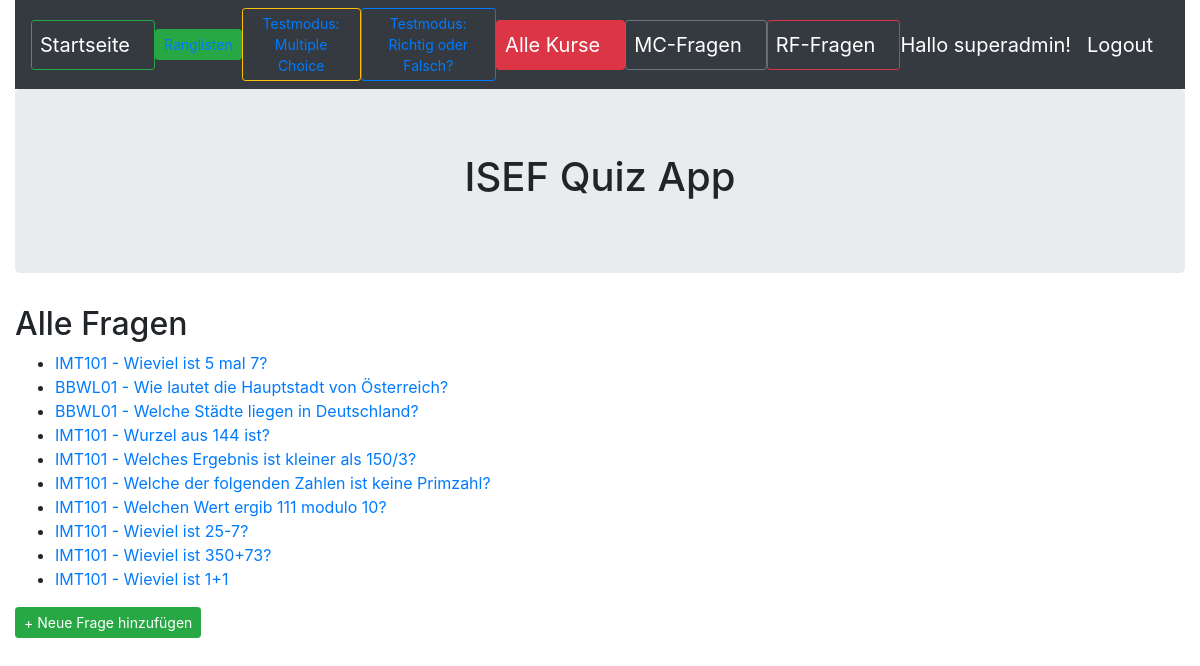
Page /frage (signed in) on the committed database.
### quiz/models.py (models this page shows, shortened)
class Frage(models.Model):
    name = models.CharField(max_length=255,blank=False,help_text='Geben Sie hier die Frage ein')
    kurs = models.ForeignKey(Kurs,null=True,blank=False,on_delete=models.CASCADE,help_text='Wählen Sie den Kurs, welchem die Frage zugewiesen wird')
    antwort1 = models.CharField(max_length=255,blank=False,null=True,help_text='Geben Sie die Antwort1 der Frage ein')
    antwort1richtig = models.BooleanField(default=False,help_text='Geben Sie an ob Antwort1 richtig ist',verbose_name="Antwort1 richtig?")
    antwort2 = models.CharField(max_length=255,blank=False,null=True,help_text='Geben Sie die Antwort2 der Frage ein')
    antwort2richtig = models.BooleanField(default=False,help_text='Geben Sie an ob Antwort2 richtig ist',verbose_name="Antwort2 richtig?")
    antwort3 = models.CharField(max_length=255,blank=True,null=True,help_text='Geben Sie die Antwort3 der Frage ein (optional)')
    antwort3richtig = models.BooleanField(default=False,help_text='Geben Sie an ob Antwort3 richtig ist',verbose_name="Antwort3 richtig?")
    antwort4 = models.CharField(max_length=255,blank=True,null=True,help_text='Geben Sie die Antwort4 der Frage ein (optional)')
    antwort4richtig = models.BooleanField(default=False,help_text='Geben Sie an ob Antwort4 richtig ist',verbose_name="Antwort4 richtig?")

class Kurs(models.Model):
    name = models.CharField(max_length=50,help_text='Geben Sie den Namen des Kurses ein')
    beschreibung = models.CharField(max_length=255,help_text='Geben Sie die Beschreibung des Kurses ein')
    def __str__(self):
        return self.name

### quiz/views.py (the view)
# urls.py: path('frage', FrageHome.as_view(), name='frage_start'),
class FrageHome(AuthListView):
    model = Frage
    template_name = 'frage/frage_home.html'
    permission_required = ('quiz.view_frage')

### quiz/templates/frage/frage_home.html
{% extends 'base.html' %}
{% block content %}
<h2>Alle Fragen</h2>
<ul>
    {% for frage in object_list %}
	<li><a href="{% url 'frage_detail' frage.pk %}">{{ frage.kurs }} - {{ frage.name }}</a></li>
    {% endfor %}
</ul>
<a class="btn btn-success btn-sm" href="{% url 'neue_frage' %}">+ Neue Frage hinzufügen</a>
{% endblock content %}

### templates/base.html (shortened to what this page needs)
<!DOCTYPE html>
<html>
  <head>
	<link rel="stylesheet" href="https://stackpath.bootstrapcdn.com/bootstrap/4.5.0/css/bootstrap.min.css">
  </head>
  <body>
    <div class="container-fluid">
        <header>
            <nav class="navbar navbar-expand-lg navbar-dark bg-dark">
                <button type="button" class="btn btn-outline-success btn-sm"><a class="navbar-brand" href="{% url 'index' %}">Startseite</a></button>
                <button type="button" class="btn btn-success btn-sm"><a class="navbar-link" href="{% url 'ergebnis_start' %}">Ranglisten</a></button>
                <button type="button" class="btn btn-outline-warning btn-sm"><a class="navbar-link" href="{% url 'mctest_select' %}">Testmodus: Multiple Choice</a></button>
                <button type="button" class="btn btn-outline-primary btn-sm"><a class="navbar-link" href="{% url 'rftest_select' %}">Testmodus: Richtig oder Falsch?</a></button>
                <button type="button" class="btn btn-danger btn-sm"><a class="navbar-brand" href="{% url 'kurs_start' %}">Alle Kurse</a></button>
                <button type="button" class="btn btn-outline-secondary btn-sm"><a class="navbar-brand" href="{% url 'frage_start' %}">MC-Fragen</a></button>
                <button type="button" class="btn btn-outline-danger btn-sm"><a class="navbar-brand" href="{% url 'richtigoderfalsch_start' %}">RF-Fragen</a></button>
				{% if user.is_authenticated %}
                <a class="navbar-brand ml-auto order-md-last ">Hallo {{ user.get_username }}!</a>
                <a class="navbar-brand ml-auto order-md-last" href="{% url 'logout'%}?next={{request.path}}">Logout</a>
                {% else %}
                <a class="navbar-brand ml-auto order-md-last" href="{% url 'login'%}?next={{request.path}}">Login</a>
                {% endif %}
            </nav>
        </header>
        <div class="jumbotron">
            <h1 class="text-center">ISEF Quiz App</h1>
        </div>
        {% block content %}
        {% endblock content %}
    </div>
  </body>
</html>

### rows in the picture
Frage: kurs "IMT101", name "Wieviel ist 5 mal 7?"
Frage: kurs "BBWL01", name "Wie lautet die Hauptstadt von Österreich?"
Frage: kurs "BBWL01", name "Welche Städte liegen in Deutschland?"
Frage: kurs "IMT101", name "Wurzel aus 144 ist?"
Frage: kurs "IMT101", name "Welches Ergebnis ist kleiner als 150/3?"
Frage: kurs "IMT101", name "Welche der folgenden Zahlen ist keine Primzahl?"
Frage: kurs "IMT101", name "Welchen Wert ergib 111 modulo 10?"
Frage: kurs "IMT101", name "Wieviel ist 25-7?"
Frage: kurs "IMT101", name "Wieviel ist 350+73?"
Frage: kurs "IMT101", name "Wieviel ist 1+1"

### other values in the picture
{{ user.get_username }} "superadmin"
